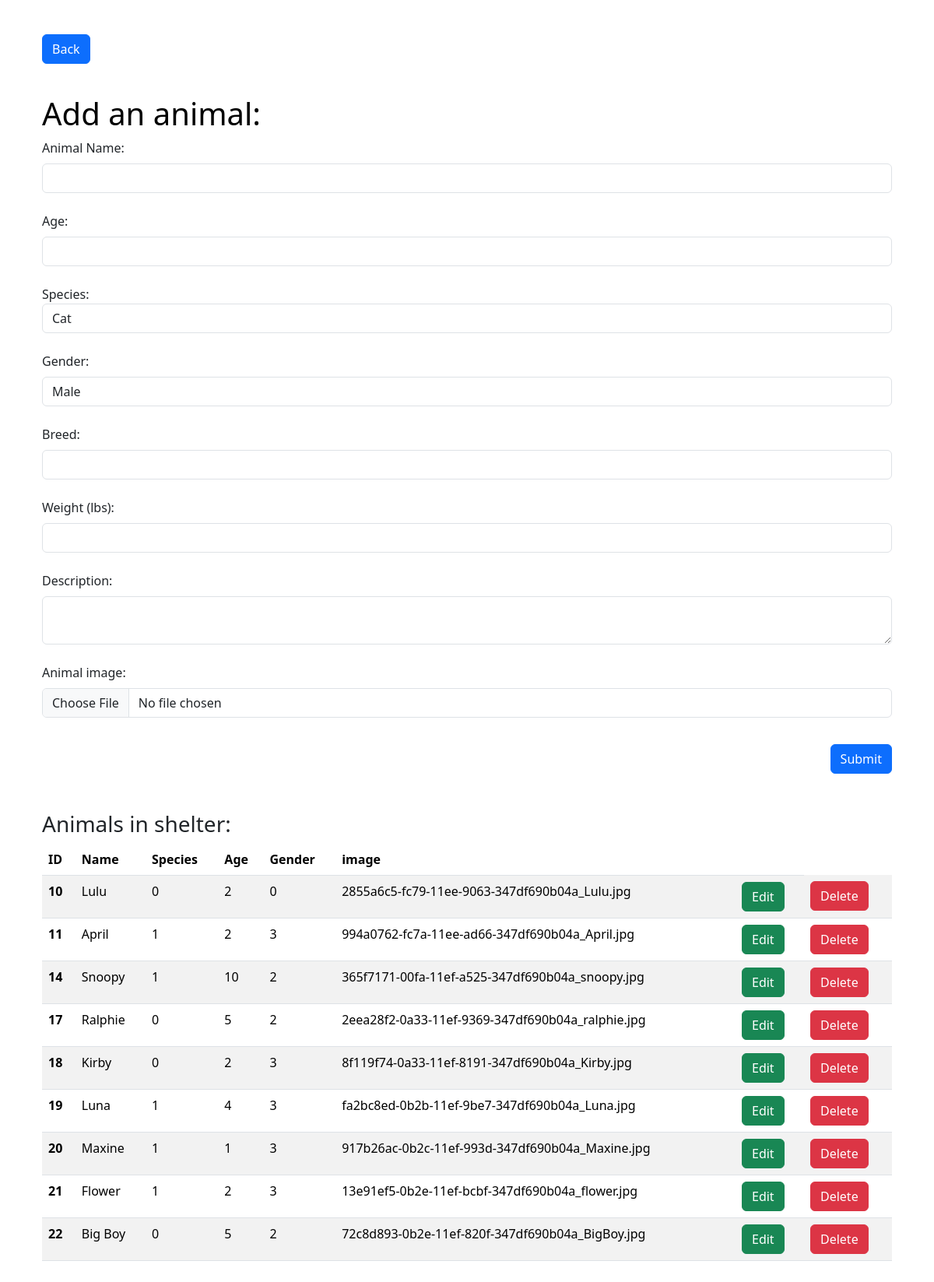
/Dashboard/Add_Animal (signed in), run on the app's committed database.
### app.py (models this page shows, shortened)
class Animal(db.Model):
    __tablename__ = 'animals'
    id = db.Column(db.Integer, primary_key=True)
    name = db.Column(db.String(5), nullable=False)
    age = db.Column(db.Integer, nullable=True)
    species = db.Column(db.Integer, nullable=False)
    gender = db.Column(db.Integer, nullable=False)
    breed = db.Column(db.String(150), nullable=True)
    weight = db.Column(db.Numeric, nullable=True)
    description = db.Column(db.Text, nullable=True)
    image_path = db.Column(db.String(), nullable=True)
    date_added = db.Column(db.DateTime, default=datetime.utcnow)

### app.py (the view, shortened to what this page needs)
@app.route('/Dashboard/Add_Animal', methods=['GET', 'POST'])
@login_required
def add_animal():
    name = None
    form = animalForm()
    all_animals = Animal.query.order_by(Animal.id)
    return render_template('add_animal.html',
        form = form,
        all_animals=all_animals)

### app.py
class animalForm(FlaskForm):
    name = StringField("Animal Name: ", validators=[DataRequired()])
    age = IntegerField("Age: ", validators=[DataRequired(), NumberRange(min=0, message = "Input must be greater than 0.")])
    species = SelectField(u"Species: ",  choices=[(0, 'Cat'),(1, 'Dog')], validators=[DataRequired()])
    gender = SelectField(u"Gender: ", choices=[(0, 'Male'),(1, 'Female'), (2, 'Neutered Male'), (3, 'Spayed Female')], validators=[DataRequired(),] )
    breed = StringField("Breed: ", validators=[Optional()])
    weight = DecimalField("Weight (lbs): ", validators=[Optional()])
    description = TextAreaField('Description: ', [validators.optional(), validators.length(max=800)])
    image = FileField("Animal image: ")
    submit = SubmitField("Submit")

### app.py (called while the page is built)
@login_manager.user_loader
def load_user(user_id):
    return Users.query.get(int(user_id))

### templates/add_animal.html (shortened to what this page needs)
<!DOCTYPE html>
<html lang="en">
    <head>
        <link href="https://cdn.jsdelivr.net/npm/bootstrap@5.3.3/dist/css/bootstrap.min.css" rel="stylesheet">
        <link rel= "stylesheet" type= "text/css" href= "{{ url_for('static',filename='styles/main.css') }}">
        <link rel="stylesheet" href="https://cdn.jsdelivr.net/npm/fullcalendar@5.10.1/main.min.css">
    </head>
    <body>
        <div class="container p-4">
            <div class="d-flex justify-content-left" style="padding-top: 20px;">
                <a href="{{url_for('dashboard')}}" class="btn btn-primary" >Back</a>
            </div>
            <div class="d-flex justify-content-left" style="padding-top: 40px;">
                <h1> Add an animal: </h1>
            </div>
            <div>
                <form method="POST" enctype="multipart/form-data">
                    {{ form.name.label(class="form-label") }}
                    {{ form.name(class="form-control") }}
                    {{ form.age.label(class="form-label") }}
                    {{ form.age(class="form-control") }}
                    {{ form.species.label(class="form=label") }}
                    {{ form.species(class="form-control") }}
                    {{ form.gender.label(class="form-label") }}
                    {{ form.gender(class="form-control") }}
                    {{ form.breed.label(class="form-label") }}
                    {{ form.breed(class="form-control") }}
                    {{ form.weight.label(class="form-label") }}
                    {{ form.weight(class="form-control") }}
                    {{ form.description.label(class="form-label") }}
                    {{ form.description(class="form-control", maxlength="1000") }}
                    {{ form.image.label(class="form-label") }}
                    {{ form.image(class="form-control") }}
                    <div class="d-grid gap-2 d-md-flex justify-content-md-end" style ="padding-top: 10px;">
                        {{ form.submit(class="btn btn-primary") }}
                    </div>
                </form>
            </div>
            <div class="d-flex justify-content-left">
                <h3> Animals in shelter: </h3>
            </div>
            <table class="table table-hover table-striped">
                <thead>
                  <tr>
                    <th scope="col">ID</th>
                    <th scope="col">Name</th>
                    <th scope="col">Species</th>
                    <th scope="col">Age</th>
                    <th scope="col">Gender</th>
                    <th scope="col">image</th>
                    <th scope="col"></th>
                  </tr>
                </thead>
                <tbody>
                    {% for animal in all_animals %}
                    <tr>
                        <th scope="row">{{animal.id}}</th>
                        <td>{{animal.name}}</td>
                        <td>{{animal.species}}</td>
                        <td>{{animal.age}}</td>
                        <td>{{animal.gender}}</td>
                        <td>{{animal.image_path}}</td>
                        <td> <a href="{{url_for('update', id=animal.id)}}" class="btn btn-success" id="update">Edit</a></td>
                        <td> <a href="{{url_for('delete', id=animal.id)}}" class="btn btn-danger" id="delete" onclick="return confirm('Are you sure you want to delete this animal?')">Delete</a></td>
                    </tr>
                    {% endfor %}
                </tbody>
              </table>
        </div>
    </body>
</html>

### static/styles/main.css (style rules this page uses)
h1 { text-align: center; color: black; }

### data on the page
Animal: id "10", name "Lulu", species "0", age "2", gender "0", image_path "2855a6c5-fc79-11ee-9063-347df690b04a_Lulu.jpg"
Animal: id "11", name "April", species "1", age "2", gender "3", image_path "994a0762-fc7a-11ee-ad66-347df690b04a_April.jpg"
Animal: id "14", name "Snoopy", species "1", age "10", gender "2", image_path "365f7171-00fa-11ef-a525-347df690b04a_snoopy.jpg"
Animal: id "17", name "Ralphie", species "0", age "5", gender "2", image_path "2eea28f2-0a33-11ef-9369-347df690b04a_ralphie.jpg"
Animal: id "18", name "Kirby", species "0", age "2", gender "3", image_path "8f119f74-0a33-11ef-8191-347df690b04a_Kirby.jpg"
Animal: id "19", name "Luna", species "1", age "4", gender "3", image_path "fa2bc8ed-0b2b-11ef-9be7-347df690b04a_Luna.jpg"
Animal: id "20", name "Maxine", species "1", age "1", gender "3", image_path "917b26ac-0b2c-11ef-993d-347df690b04a_Maxine.jpg"
Animal: id "21", name "Flower", species "1", age "2", gender "3", image_path "13e91ef5-0b2e-11ef-bcbf-347df690b04a_flower.jpg"
Animal: id "22", name "Big Boy", species "0", age "5", gender "2", image_path "72c8d893-0b2e-11ef-820f-347df690b04a_BigBoy.jpg"
